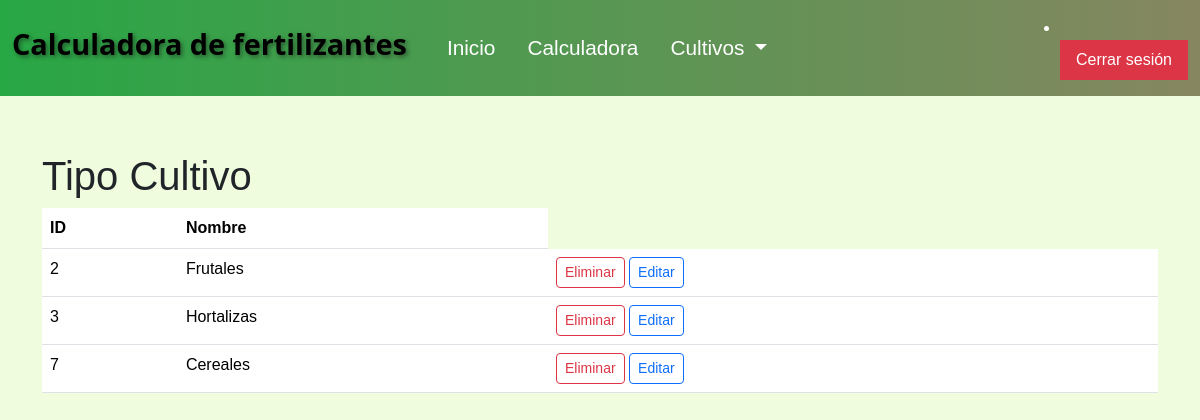
Page /cultivos/lista_tipo_cultivo/ (signed in) on the committed database.
### cultivos/models.py (models this page shows, shortened)
class TipoCultivo(models.Model):
    nombre = models.CharField( max_length = 50)

### cultivos/views.py (the view)
# urls.py: path('lista_tipo_cultivo/', views.ListaTipoCultivo.as_view(), name='lista_tipo_cultivo'),
class ListaTipoCultivo(LoginRequiredMixin,ListView):
    model = TipoCultivo

### cultivos/templates/cultivos/tipocultivo_list.html (shortened to what this page needs)
{% extends 'base.html' %}
{% block contenido %}
<h1>Tipo Cultivo</h1>
    <table class="table">
        <thead>
            <tr>
                <th>ID</th>
                <th>Nombre</th>
            </tr>
        </thead>
        <tbody>
            {% for tipo in object_list %}
            <tr>
                <td>{{tipo.id}}</td>
                <td>{{tipo.nombre}}</td>
                <td>
                    <a class="btn btn-outline-danger btn-sm" href="{% url 'eliminar_tipo_cultivo' tipo.id%}">Eliminar</a>
                    <a class="btn btn-outline-primary btn-sm" href="{% url 'editar_tipo_cultivo' tipo.id%}">Editar</a>
                </td>
            </tr>
            {% endfor %}
        </tbody>
    </table>
{% endblock contenido %}

### calculadora/templates/base.html (style rules this page uses)
body { background-color: #effcde; font-family: Arial, sans-serif; }

### rows in the picture
TipoCultivo: id "2", nombre "Frutales"
TipoCultivo: id "3", nombre "Hortalizas"
TipoCultivo: id "7", nombre "Cereales"
